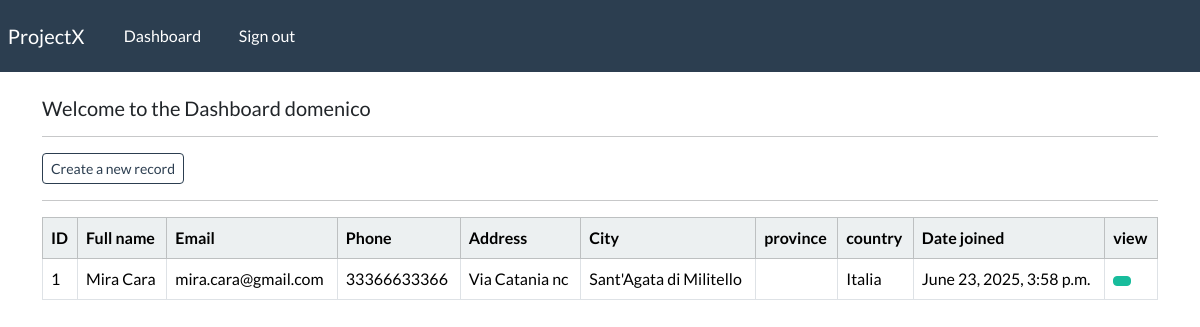
Page /dashboard/ (signed in) on the earlier database version.
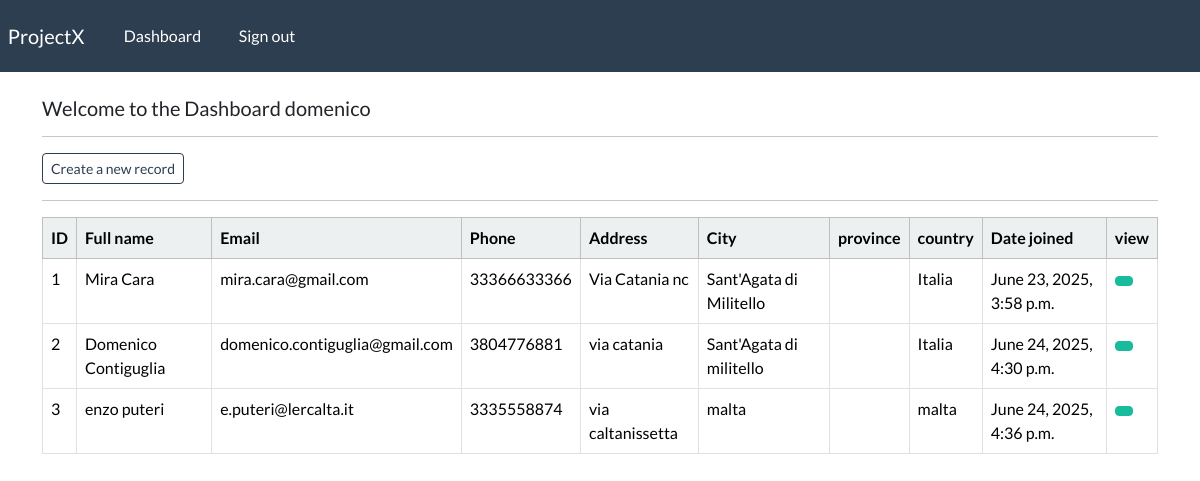
Same page on the later database version.
### crudapp/models.py (models this page shows, shortened)
class Record(models.Model):
    creation_date = models.DateTimeField(auto_now_add=True)  # Automatically set the field to now when the object is first created
    first_name = models.CharField(max_length=100)  # First name of the record
    last_name = models.CharField(max_length=100)  # Last name of the record
    email = models.EmailField(max_length=254)  # Email address of the record
    phone = models.CharField(max_length=20)  # Phone number of the record
    address = models.TextField(max_length=300)  # Address of the record
    city = models.CharField(max_length=100)  # City of the record
    country = models.CharField(max_length=100)  # Country of the record

### crudapp/views.py (the view)
# urls.py: path('dashboard/', views.dashboard, name='dashboard'),  # User dashboard
@login_required(login_url='my-login')  # Ensure user is logged in to access the dashboard
def dashboard(request):
    my_records = Record.objects.all()
    context = {'records': my_records}
    return render(request, 'crudapp/dashboard.html', context=context)

### crudapp/templates/crudapp/dashboard.html (shortened to what this page needs)
{% extends "crudapp/base.html" %}
{% block content %}
    <h5> Welcome to the Dashboard {{user}} </h5>
    <hr>
    <a class="btn btn-outline-primary btn-sm" href="{% url 'create-record' %}">Create a new record</a>
    <hr>
    <table class="table table-hover table-bordered">
        <thead class="table-light">
            <tr>
                <th scope="col">ID</th>
                <th scope="col">Full name</th>
                <th scope="col">Email</th>
                <th scope="col">Phone</th>
                <th scope="col">Address</th>
                <th scope="col">City</th>
                <th scope="col">province</th>
                <th scope="col">country</th>
                <th scope="col">Date joined</th>
                <th scope="col">view</th>
            </tr>
        </thead>
        <tbody>
            {% if records %}
                {% for record in records %}
                    <tr>
                        <td>{{ record.id }}</td>
                        <td>{{ record.first_name }} {{ record.last_name }}</td>
                        <td> {{record.email}} </td>
                        <td> {{record.phone}} </td>
                        <td> {{record.address}} </td>
                        <td> {{record.city}} </td>
                        <td> {{record.province}} </td>
                        <td> {{record.country}} </td>
                        <td> {{record.creation_date}} </td>
                        <td> <a class="btn btn-success btn-sm" href="">  </a> </td>
                    </tr>
                {% endfor %}
             {% endif %}
        </tbody>
    </table>
{% endblock content %}

### crudapp/templates/crudapp/base.html (shortened to what this page needs)
{% load static %}
<!DOCTYPE html>
<html>
<head>
    <link rel="stylesheet" type="text/css" href="https://bootswatch.com/5/flatly/bootstrap.min.css">
    <link rel="stylesheet" type="text/css" href="{% static 'css/styles.css' %}">
<body>
    {% include 'crudapp/navbar.html' %}
    <div class="container">
        <br>
        {% block content %}
        {% endblock %}
    </div>
</body>
</html>

### crudapp/templates/crudapp/navbar.html (shortened to what this page needs)
<nav class="navbar navbar-expand-lg navbar-dark bg-primary justify-content-center">
  <a class="navbar-brand main-heading" href="{% url '' %}"> &nbsp; ProjectX </a>
  <div class="collapse navbar-collapse text-center" id="navbarNavDropdown">
    <ul class="navbar-nav mr-auto">
      {% if user.is_authenticated %}
        <li class="nav-item">
          <a class="nav-link" href="{% url 'dashboard' %}">Dashboard &nbsp; </a>
        </li>
        <li class="nav-item">
          <a class="nav-link" href="{% url 'user-logout' %}">Sign out &nbsp; </a>
        </li>
    {% endif %}
  </ul>
  </div>
</nav>

Differences in the rows shown:
added Record: id "2", first_name "Domenico", last_name "Contiguglia", email "domenico.contiguglia@gmail.com", phone "3804776881", address "via catania", city "Sant'Agata di militello", country "Italia", creation_date "June 24, 2025, 4:30 p.m."
added Record: id "3", first_name "enzo", last_name "puteri", email "e.puteri@lercalta.it", phone "3335558874", address "via caltanissetta", city "malta", country "malta", creation_date "June 24, 2025, 4:36 p.m."
